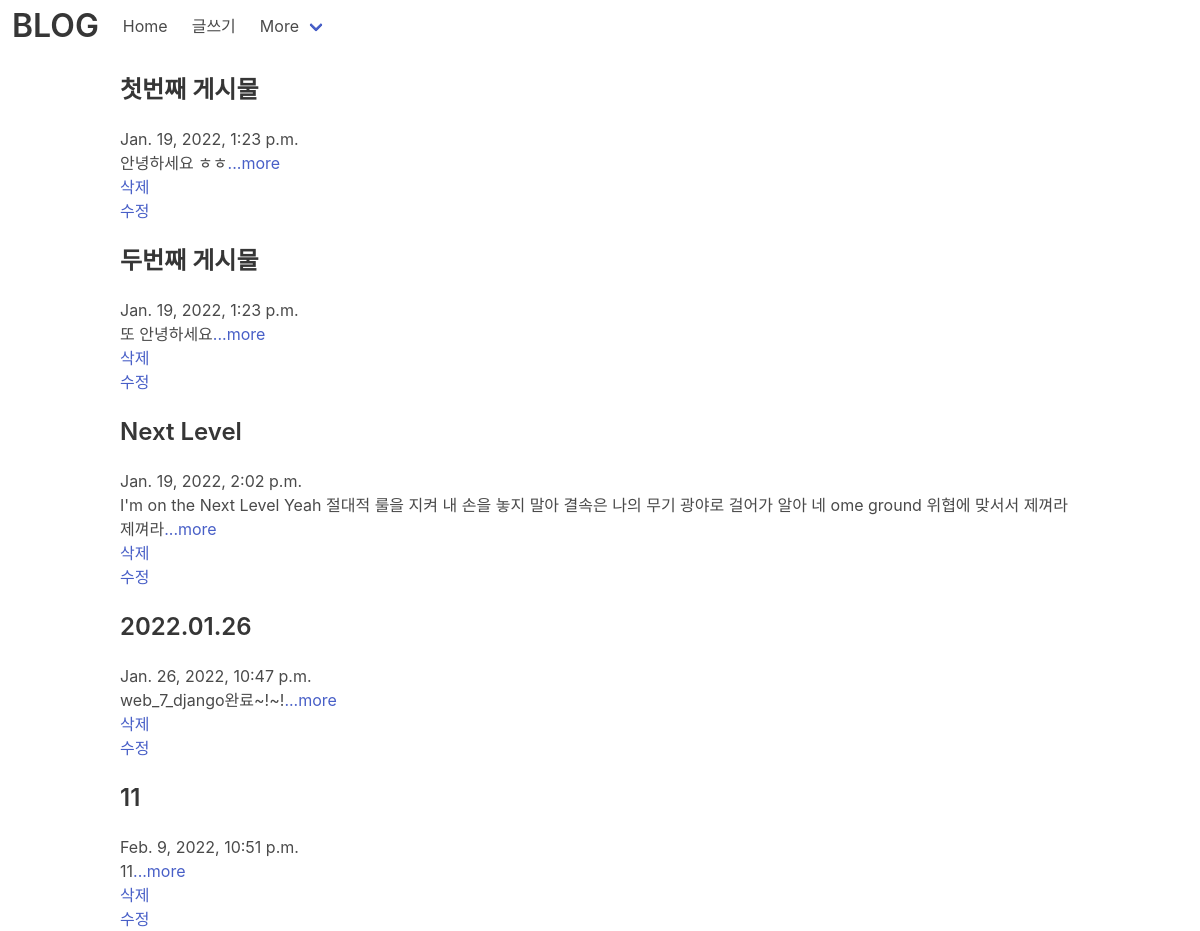
The page / on the database its author committed.
### blog/models.py (models this page shows, shortened)
class Blog(models.Model) :
    title = models.CharField(max_length=200)
    pub_date = models.DateTimeField('date published')
    body = models.TextField()
    def summary(self) :
        return self.body[:100]

### blog/views.py (the view)
# urls.py: 2. Add a URL to urlpatterns:  path('', views.home, name='home')
def home(request) :
    blogs = Blog.objects
    return render(request, 'home.html', {'blogs' : blogs})

### blog/templates/home.html
{% extends 'base.html' %}
{% block content %}
{% for blog in blogs.all %}
<br>
<div class="container">
    <h1 class="title is-4">{{ blog.title }}</h1>
    <p>{{ blog.pub_date }}</p>
    <p>{{ blog.summary }}<a href="{% url 'detail' blog.id %}">...more</a></p>
    <p><a href="{% url 'delete' blog.id %}" style="text-decoration:none;">삭제</a></p>
    <p><a href="{% url 'edit' blog.id %}" style="text-decoration:none;">수정</a></p>
</div>
{% endfor %}
{% endblock %}

### blog/templates/base.html
<!DOCTYPE html>
<html lang="ko">
    {% include 'head.html' %}
    <body>
        {% include 'header.html' %}
        {% block content %}
        {% endblock %}
    </body>
</html>

### blog/templates/head.html (shortened to what this page needs)
<head>
    <link rel="stylesheet" href="https://cdn.jsdelivr.net/npm/bulma@0.9.3/css/bulma.min.css">
</head>

### blog/templates/header.html (shortened to what this page needs)
<nav class="navbar" role="navigation" aria-label="main navigation">
    <div class="navbar-brand">
        <a class="navbar-item" href="{% url 'home' %}">
            <h1 class="title">BLOG</h1>
        </a>
    </div>
    <div id="navbarBasicExample" class="navbar-menu">
        <div class="navbar-start">
            <a class="navbar-item" href="{% url 'home' %}">
                Home
            </a>
            <a class="navbar-item" href="{% url 'new' %}">
                글쓰기
            </a>
            <div class="navbar-item has-dropdown is-hoverable">
                <a class="navbar-link">
                    More
                </a>
            </div>
        </div>
    </div>
</nav>

### rows shown on the page
Blog: title "첫번째 게시물", pub_date "Jan. 19, 2022, 1:23 p.m.", summary "안녕하세요 ㅎㅎ"
Blog: title "두번째 게시물", pub_date "Jan. 19, 2022, 1:23 p.m.", summary "또 안녕하세요"
Blog: title "Next Level", pub_date "Jan. 19, 2022, 2:02 p.m.", summary "I'm on the Next Level Yeah 절대적 룰을 지켜 내 손을 놓지 말아 결속은 나의 무기 광야로 걸어가 알아 네 ome ground 위협에 맞서서 제껴라 제껴라"
Blog: title "2022.01.26", pub_date "Jan. 26, 2022, 10:47 p.m.", summary "web_7_django완료~!~!"
Blog: title "11", pub_date "Feb. 9, 2022, 10:51 p.m.", summary "11"
